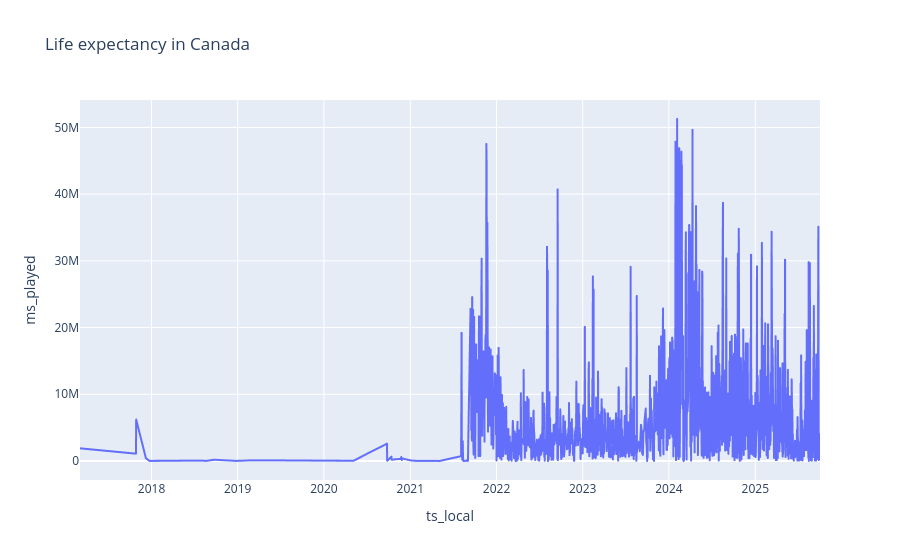

Notebook cell for this chart:
### Code cell
fig = px.line(daily, x=daily.index, y="ms_played", title='Life expectancy in Canada')
fig.show()

### Figure 1 — Plotly figure (JSON) as saved in the notebook; plotly's stock layout.template omitted (floating-point values rounded to 4 significant figures; data arrays with more than 128 entries replaced by an {"elided": "..."} marker saying what was removed)
{"data": [{"hovertemplate": "ts_local=%{x}<br>ms_played=%{y}<extra></extra>", "legendgroup": "", "line": {"color": "#636efa", "dash": "solid"}, "marker": {"symbol": "circle"}, "mode": "lines", "name": "", "showlegend": false, "type": "scattergl", "x": {"elided": "1411 str values"}, "xaxis": "x", "y": {"elided": "1411 int values"}, "yaxis": "y"}], "layout": {"legend": {"tracegroupgap": 0}, "title": {"text": "Life expectancy in Canada"}, "xaxis": {"anchor": "y", "domain": [0, 1], "title": {"text": "ts_local"}}, "yaxis": {"anchor": "x", "domain": [0, 1], "title": {"text": "ms_played"}}}}
